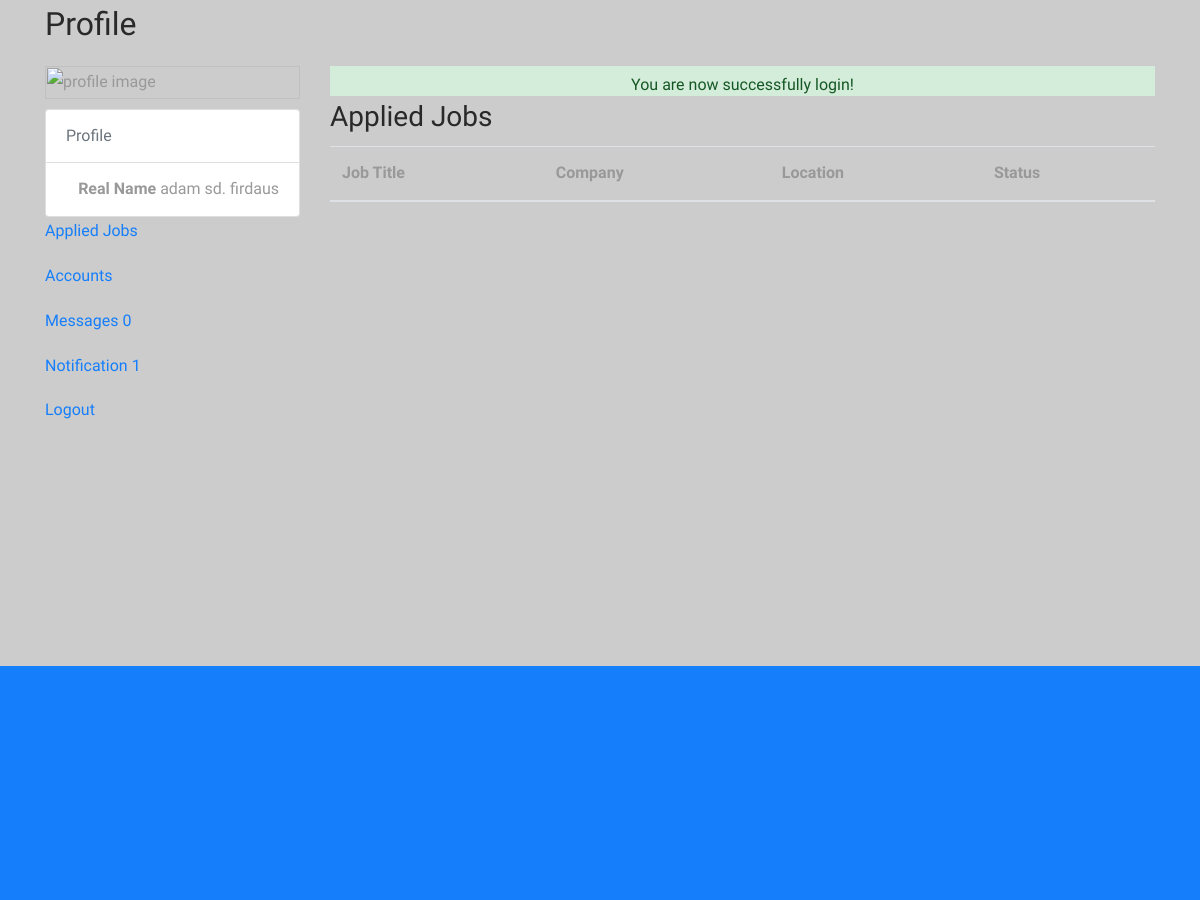
/applicant/index.php (signed in, middle part), run on an earlier commit of the app's database.
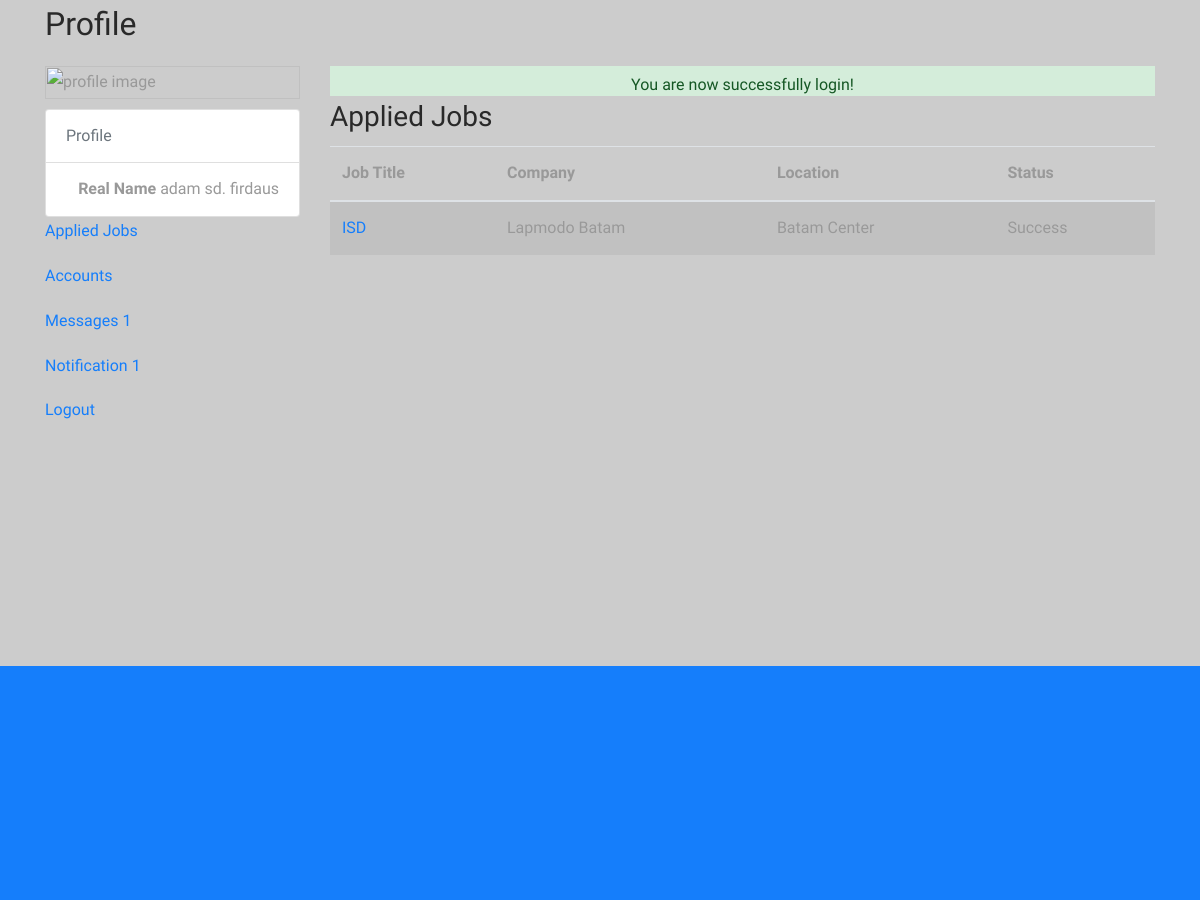
And on a later commit of the database.
### tables this page shows
CREATE TABLE `tbljobregistration` (
  `REGISTRATIONID` int(11) NOT NULL,
  `COMPANYID` int(11) NOT NULL,
  `JOBID` int(11) NOT NULL,
  `APPLICANTID` int(11) NOT NULL,
  `APPLICANT` varchar(90) NOT NULL,
  `REGISTRATIONDATE` date NOT NULL,
  `REMARKS` varchar(255) NOT NULL DEFAULT 'Pending',
  `FILEID` int(11) NOT NULL,
  `PENDINGAPPLICATION` tinyint(1) NOT NULL DEFAULT 1,
  `HVIEW` tinyint(1) NOT NULL DEFAULT 1,
  `DATETIMEAPPROVED` datetime NOT NULL
);

CREATE TABLE `tbljob` (
  `JOBID` int(11) NOT NULL,
  `COMPANYID` int(11) NOT NULL,
  `CATEGORY` varchar(90) NOT NULL,
  `OCCUPATIONTITLE` varchar(90) NOT NULL,
  `REQ_NO_EMPLOYEES` int(11) NOT NULL,
  `SALARIES` double NOT NULL,
  `DURATION_EMPLOYEMENT` varchar(90) NOT NULL,
  `QUALIFICATION_WORKEXPERIENCE` text NOT NULL,
  `JOBDESCRIPTION` text NOT NULL,
  `PREFEREDSEX` varchar(30) NOT NULL,
  `SECTOR_VACANCY` text NOT NULL,
  `JOBSTATUS` varchar(90) NOT NULL,
  `DATEPOSTED` datetime NOT NULL
);

CREATE TABLE `tblcompany` (
  `COMPANYID` int(11) NOT NULL,
  `COMPANYNAME` varchar(90) NOT NULL,
  `COMPANYADDRESS` varchar(90) NOT NULL,
  `COMPANYCONTACTNO` varchar(30) NOT NULL,
  `COMPANYSTATUS` varchar(90) NOT NULL,
  `COMPANYMISSION` text NOT NULL,
  `COMPANYLOGO` varchar(255) NOT NULL
);

### applicant/index.php (called while the page is built, shortened)
<?php
require_once("../include/initialize.php");
require_once("../theme/templates.php");
?>

### include/database.php (called while the page is built, shortened)
<?php
class Database {
	var $query = '';
	public $conn;
	public function open_connection() {
		try {
		$this->conn = new PDO("mysql:host=".server.";dbname=".database_name. "", user,pass);
		$this->conn->setAttribute(PDO::ATTR_ERRMODE, PDO::ERRMODE_EXCEPTION);
		}catch(PDOException $e){
			echo "Problem in database connection! Contact administrator!". $e->getMessage();
		}
	}
	function setQuery($sql='') {
		try {
		   $this->sql_string=$sql;
			$this->query = $this->conn->prepare($this->sql_string);
			$this->query->execute();
		  } catch (PDOException $e) {
		    echo "Failed to get query handle: " . $e->getMessage() . "\n";
		    exit;
		  }
	}
	function loadResultList() {
		$results = $this->query->fetchAll(PDO::FETCH_OBJ);
		return $results;
	}
	function loadSingleResult() {
		$results = $this->query->fetch(PDO::FETCH_OBJ);
		return $results;
	}
}
$mydb = new Database();
?>

### include/applicant.php (called while the page is built, shortened)
<?php
require_once(LIB_PATH.DS.'database.php');
class Applicants {
	protected static  $tblname = "tblapplicants";
	function single_applicant($id=""){
			global $mydb;
			$mydb->setQuery("SELECT * FROM ".self::$tblname."
				Where APPLICANTID= '{$id}' LIMIT 1");
			$cur = $mydb->loadSingleResult();
			return $cur;
	}
}
?>

### applicant/profile.php (the view, shortened to what the changed rows need)
<?php
    $view = isset($_GET['view']) ? $_GET['view'] :"";
  ?>
<section id="inner-headline">
  <div class="container">
      <div class="row">
          <div class="col-lg-12">
              <h2 class="pageTitle">Profile</h2>
          </div>
      </div>
  </div>
</section>
<div class="container" style="margin-top: 10px;min-height: 600px;">
    <div class="row">
        <div class="col-sm-3">
           <div class="panel panel-default">
          <div class="box box-solid">
            <div class="box-body no-padding">
                <p class="<?php echo ($view=='message') ? 'active': '';?>"><a href="<?php echo web_root.'applicant/index.php?view=message'; ?>"><i class="fa fa-envelope-o"></i> Messages
                  <span class="label label-success pull-right"><?php echo isset($showMsg->COUNT) ? $showMsg->COUNT : 0;?></span></a></p>
            </div>
          </div>
          </div>
        </div>
        <div class="col-sm-9">
<?php
    switch ($view) {
      default:
        require_once("appliedjobs.php");
        break;
    }
?>
        </div>
    </div>
  </div>

### applicant/appliedjobs.php (shortened to what the changed rows need)
<div class="content-wrapper">
  <section class="content">
    <div class="row">
      <?php if (!isset($_GET['p'])) {  ?>
      <div class="col-md-12">
        <div class="box box-primary">
          <div class="box-body no-padding">
            <div class="table-responsive mailbox-messages">
              <table id="dash-table" class="table table-hover table-striped">
                <thead>
                  <tr>
                    <th>Job Title</th>
                    <th>Company</th>
                    <th>Location</th>
                    <th>Status</th>
                  </tr>
                </thead>
                <tbody>
                  <?php
                    $sql="SELECT * FROM `tblcompany` c,`tbljobregistration` r, `tbljob` j WHERE c.`COMPANYID`=r.`COMPANYID` AND r.`JOBID`=j.`JOBID`";
                    $mydb->setQuery($sql);
                    $cur = $mydb->loadResultList();
                    foreach ($cur as $result) {
                        echo '<tr>';
                        echo '<td class="mailbox-star"><a href="index.php?view=appliedjobs&p=job&id='.$result->REGISTRATIONID.'"><i class="fa fa-pencil-o text-yellow"></i> '.$result->OCCUPATIONTITLE.'</a></td>';
                        echo '<td class="mailbox-attachment">'.$result->COMPANYNAME.'</td>';
                        echo '<td class="mailbox-attachment">'.$result->COMPANYADDRESS.'</td>';
                        echo '<td class="mailbox-attachment">'.$result->REMARKS.'</td>';
                        echo '</tr>';
                    }
                  ?>
                </tbody>
              </table>
            </div>
          </div>
        </div>
      </div>
      <?php }else{
        require_once ("viewjob.php");
      } ?>
    </div>
  </section>
</div>

What changed in the data, as far as the page shows it:
added tbljobregistration: JOBID.OCCUPATIONTITLE "ISD", COMPANYID.COMPANYNAME "Lapmodo Batam", COMPANYID.COMPANYADDRESS "Batam Center", REMARKS "Success"
Also different on the page:
$showMsg->COUNT: "0" → "1"
